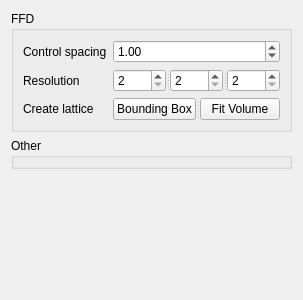
<?xml version="1.0" encoding="UTF-8"?>
<ui version="4.0">
 <class>DeformerWidget</class>
 <widget class="QWidget" name="DeformerWidget">
  <property name="geometry">
   <rect>
    <x>0</x>
    <y>0</y>
    <width>273</width>
    <height>300</height>
   </rect>
  </property>
  <property name="windowTitle">
   <string>Form</string>
  </property>
  <layout class="QVBoxLayout" name="verticalLayout">
   <item>
    <widget class="QGroupBox" name="ffdGroupBox">
     <property name="title">
      <string>FFD</string>
     </property>
     <property name="flat">
      <bool>false</bool>
     </property>
     <layout class="QFormLayout" name="formLayout">
      <item row="0" column="0">
       <widget class="QLabel" name="label_1">
        <property name="text">
         <string>Control spacing</string>
        </property>
       </widget>
      </item>
      <item row="0" column="1">
       <widget class="QDoubleSpinBox" name="doubleSpinBox">
        <property name="minimum">
         <double>0.000000000000000</double>
        </property>
        <property name="maximum">
         <double>100.000000000000000</double>
        </property>
        <property name="value">
         <double>1.000000000000000</double>
        </property>
       </widget>
      </item>
      <item row="1" column="0">
       <widget class="QLabel" name="label_2">
        <property name="text">
         <string>Resolution</string>
        </property>
       </widget>
      </item>
      <item row="1" column="1">
       <widget class="QSplitter" name="splitter">
        <property name="orientation">
         <enum>Qt::Horizontal</enum>
        </property>
        <widget class="QSpinBox" name="xRes">
         <property name="minimum">
          <number>2</number>
         </property>
         <property name="maximum">
          <number>500</number>
         </property>
         <property name="value">
          <number>2</number>
         </property>
        </widget>
        <widget class="QSpinBox" name="yRes">
         <property name="minimum">
          <number>2</number>
         </property>
         <property name="maximum">
          <number>500</number>
         </property>
        </widget>
        <widget class="QSpinBox" name="zRes">
         <property name="minimum">
          <number>2</number>
         </property>
         <property name="maximum">
          <number>500</number>
         </property>
        </widget>
       </widget>
      </item>
      <item row="2" column="0">
       <widget class="QLabel" name="label_3">
        <property name="text">
         <string>Create lattice</string>
        </property>
       </widget>
      </item>
      <item row="2" column="1">
       <widget class="QSplitter" name="splitter_2">
        <property name="orientation">
         <enum>Qt::Horizontal</enum>
        </property>
        <widget class="QPushButton" name="createBoundingButton">
         <property name="text">
          <string>Bounding Box</string>
         </property>
        </widget>
        <widget class="QPushButton" name="createVolumeButton">
         <property name="text">
          <string>Fit Volume</string>
         </property>
        </widget>
       </widget>
      </item>
     </layout>
    </widget>
   </item>
   <item>
    <widget class="QGroupBox" name="groupBox">
     <property name="title">
      <string>Other</string>
     </property>
     <property name="flat">
      <bool>false</bool>
     </property>
     <property name="checkable">
      <bool>false</bool>
     </property>
    </widget>
   </item>
   <item>
    <spacer name="verticalSpacer">
     <property name="orientation">
      <enum>Qt::Vertical</enum>
     </property>
     <property name="sizeHint" stdset="0">
      <size>
       <width>20</width>
       <height>40</height>
      </size>
     </property>
    </spacer>
   </item>
  </layout>
 </widget>
 <resources/>
 <connections/>
</ui>
